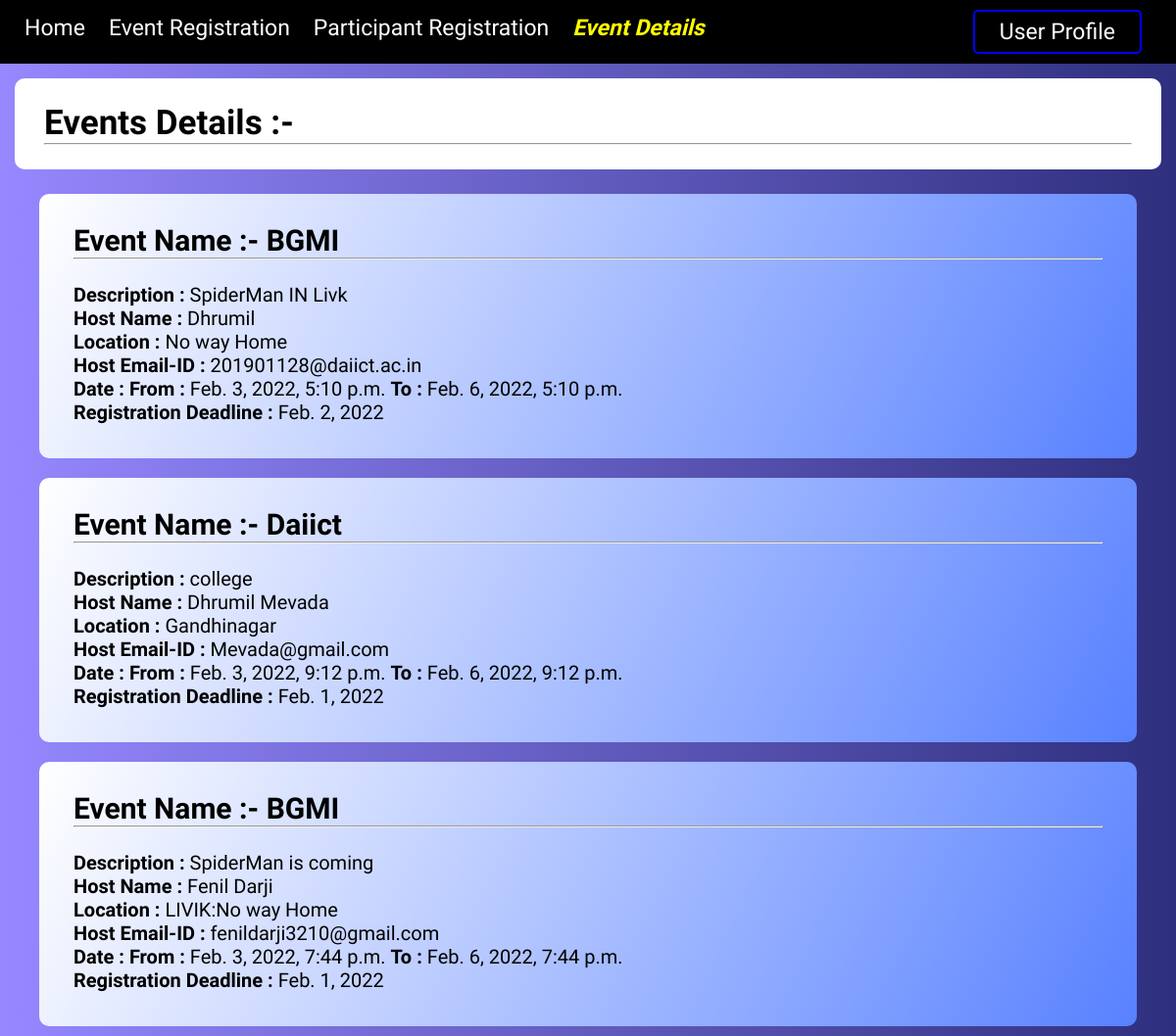
The page /event_detail on the database as committed earlier.
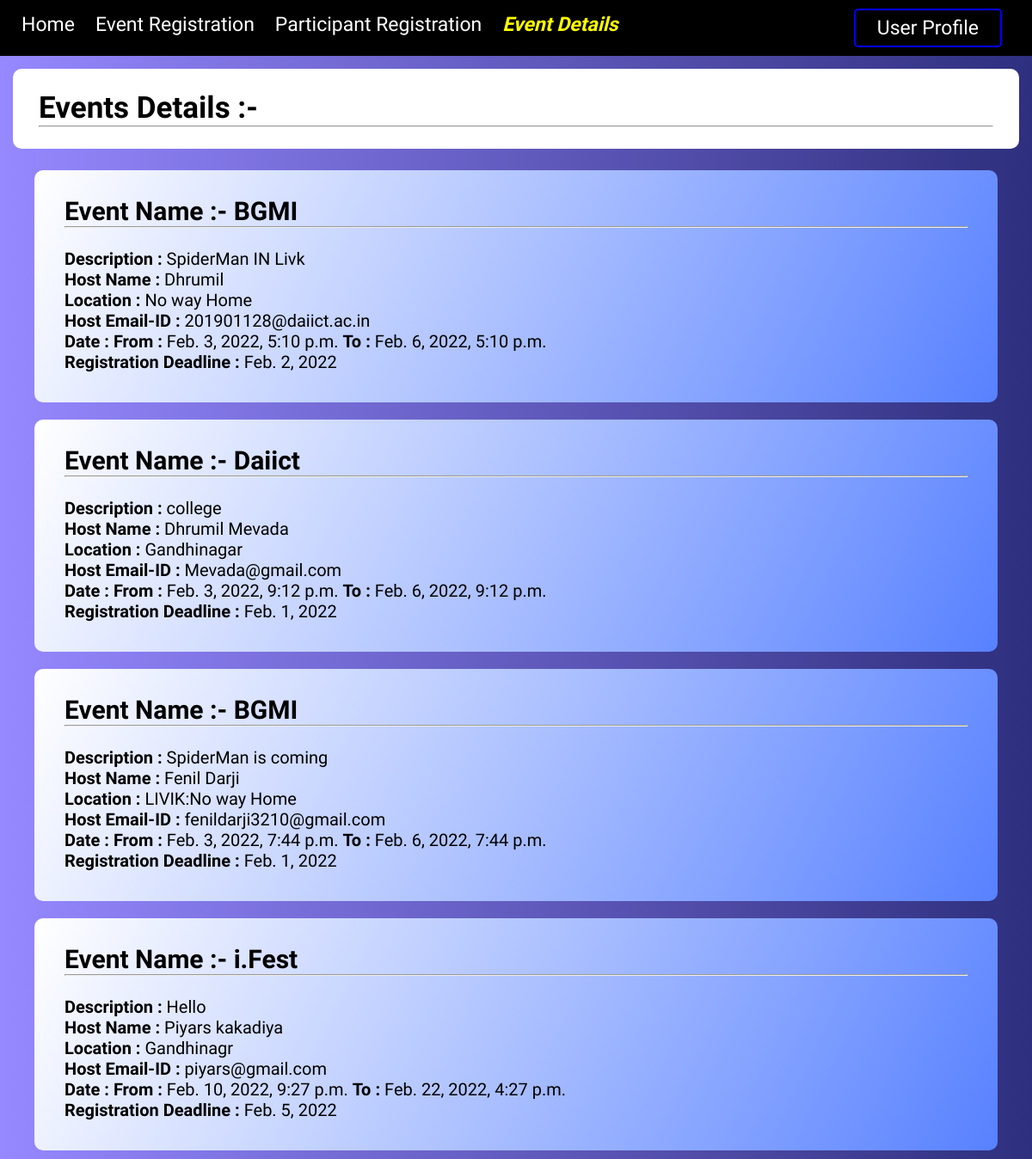
The same page on the database as committed later.
### home/models.py (models this page shows)
class Event_Registration(models.Model):
    nEvent = models.CharField( max_length=122,default = "")
    name = models.CharField( max_length=122,default = "")
    desc = models.TextField( max_length=122,default = "")
    location = models.CharField( max_length=122,default = "")
    stime = models.DateTimeField( auto_now=False, auto_now_add=False)
    etime = models.DateTimeField(auto_now=False, auto_now_add=False)
    deadline = models.DateField(auto_now=False, auto_now_add=False)
    host_email = models.EmailField(max_length=244,default="",null=True)
    password = models.CharField(max_length=50)
    nop = models.IntegerField(default="0")

### home/views.py (the view)
# urls.py: path("event_detail", views.event_detail, name='event_detail'),
def event_detail(request):
    event_list = Event_Registration.objects.all().filter(deadline__gte = datetime.now())
    return render(request,"Event Details.html",{'event_list' : event_list})

### templates/Event Details.html (shortened to what this page needs)
<!DOCTYPE html>
<html lang="en">
  {% load static %}
  <head>
    <link rel="stylesheet" type="text/css" href="{% static 'CSS/cssfile.css'%}">
  </head>
  <body>
    <header>
      <nav>
        <ul>
          <div class="else">
            <a href="/">Home</a>
          </div>
          <div class="else">
            <a href="/event_registration">Event Registration</a>
          </div>
          <div class="else">
            <a href="/participant_registration">Participant Registration</a>
          </div>
          <div class="current">
            <a href="/event_detail">Event Details</a>
          </div>
          <div class="lg">
            <a href="/login"><span class = "right">User Profile</span></a>
          </div>
        </ul>
      </nav>
    </header>
    <div class="main3">
      <h1 class="container3">Events Details :- <hr></h1>
    </div>
      {% for event in event_list %}
      <div class="main4">
        <div class="container4">
          <div style="margin-bottom: 15px;">
            <h4 style="margin-bottom: 10px;">
              <h2>Event Name :- <b>{{event.nEvent}} </b></h2>
              <hr>
            </h4>
            <br>
            <p> <b>Description : </b> {{event.desc}} </p>
            <p> <b>Host Name : </b> {{event.name}}</p>
            <p> <b>Location : </b> {{event.location}} </p>
            <p> <b>Host Email-ID : </b>{{event.host_email}} </p>
            <p> <b>Date : From : </b>{{event.stime}} <b> To : </b>{{event.etime}}</p>
            <p> <b>Registration Deadline : </b>{{event.deadline}} </p>
          </div>
        </div>
      </div>
      {% endfor %}
    </body>
    </html>

Rows that differ between the two databases and show on the page:
added Event_Registration: nEvent "i.Fest", desc "Hello", name "Piyars kakadiya", location "Gandhinagr", host_email "piyars@gmail.com", stime "Feb. 10, 2022, 9:27 p.m.", etime "Feb. 22, 2022, 4:27 p.m.", deadline "Feb. 5, 2022"
